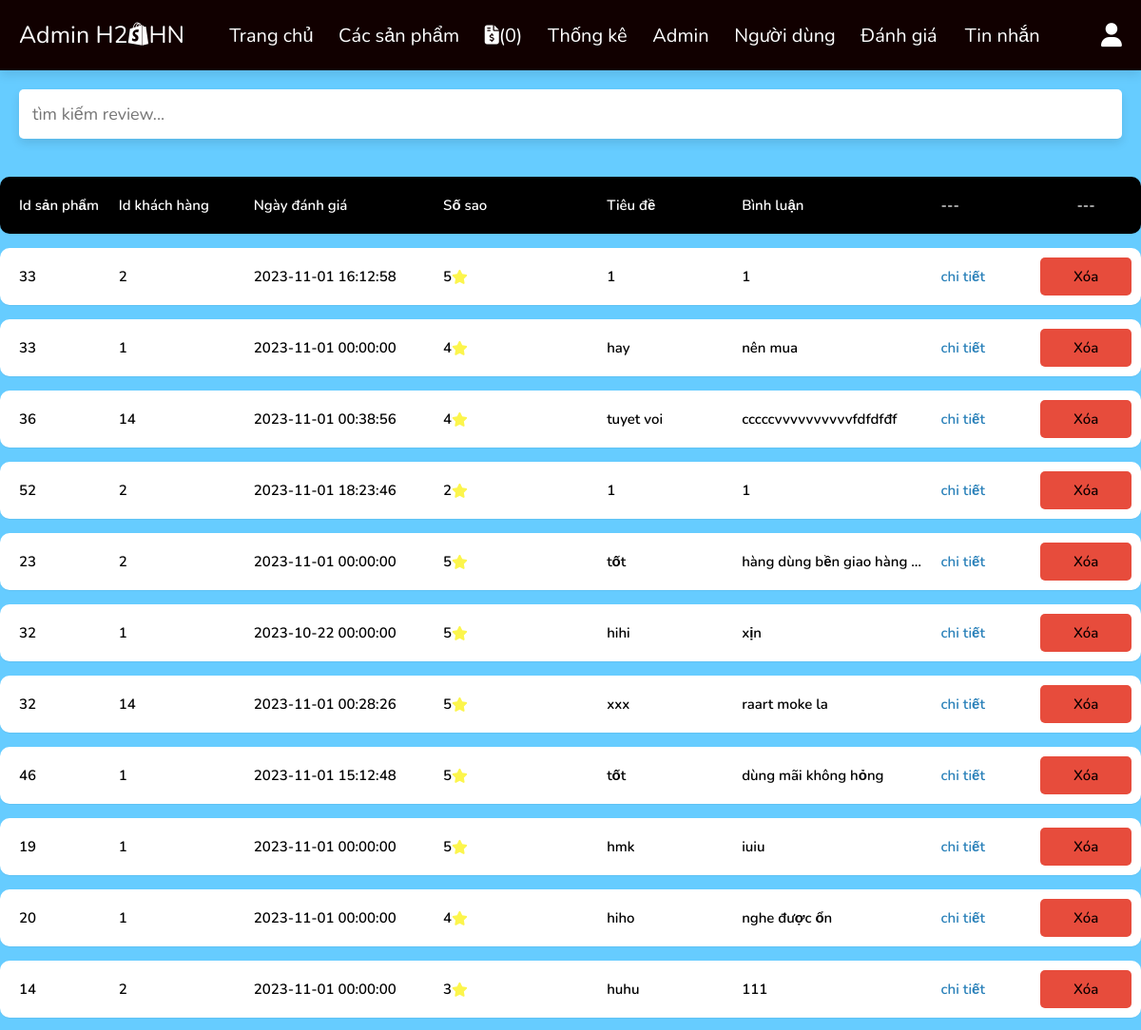
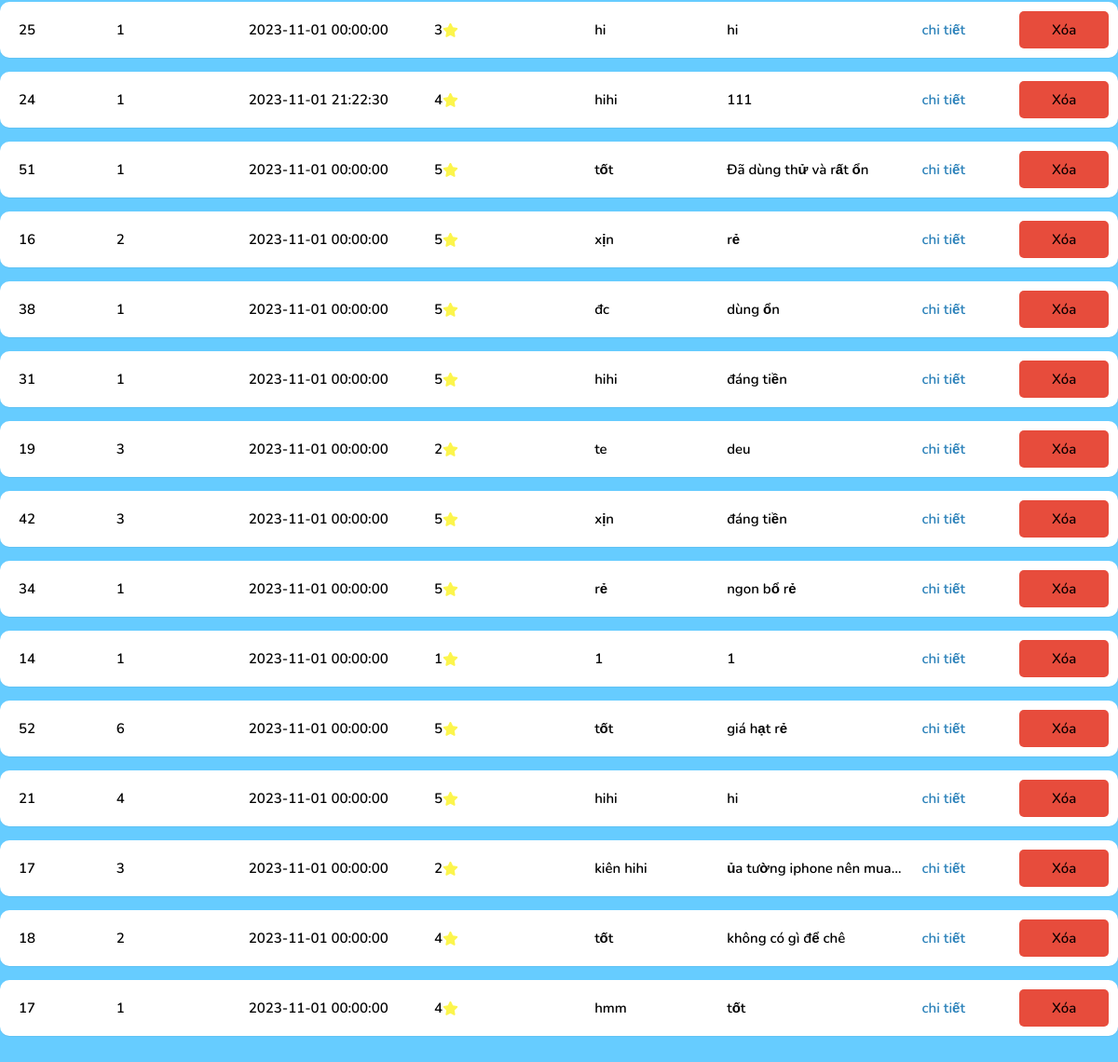
Page /admin/reviews.php (signed in) on the committed database (2 pictures, top to bottom).
### tables this page shows
CREATE TABLE `reviews` (
  `id` varchar(200) NOT NULL,
  `post_id` int(200) NOT NULL,
  `user_id` int(200) NOT NULL,
  `rating` varchar(1) NOT NULL,
  `title` varchar(100) NOT NULL,
  `description` varchar(1000) NOT NULL,
  `image_rv` varchar(200) NOT NULL,
  `date` datetime NOT NULL DEFAULT current_timestamp()
);

### admin/reviews.php (the view, shortened to what this page needs)
<?php
include '../components/connect.php';
?>
<!DOCTYPE html>
<html lang="en">
<head>
   <link rel="stylesheet" href="https://cdnjs.cloudflare.com/ajax/libs/font-awesome/6.1.1/css/all.min.css">
   <link rel="stylesheet" href="../css/admin_style.css">
</head>
<body>
<?php include '../components/admin_header.php'; ?>
<section class="search-form">
   <form action="" method="post">
      <input type="text" name="search_box" id="menu_search" placeholder="tìm kiếm review..." maxlength="100" class="box" onkeyup="searchfunc()" onclick="timkiemToggle()" required>
   </form>
</section>
<div class="review-bg">
   <section class="shopping-cart products">
      <div class="box-container">
      <form action="" method="post" class="box-cart" style="background-color: black;color:#fff;">
            <div class="id"> Id sản phẩm</div>
            <div class="name"> Id khách hàng</div>
            <div class="ngay"> Ngày đánh giá</div>
            <div class="vote"> Số sao</div>
            <div class="tieude"> Tiêu đề</div>
            <div class="binhluan"> Bình luận</div>
            <a href="#" style="color: #fff;">---</a>
            <a href="#" class="delete-btn" style="color: #fff;background-color: black;">---</a>
         </form>
         <?php
               $select_reviews = $conn->prepare("SELECT * FROM `reviews` ");
               $select_reviews->execute();
               if($select_reviews->rowCount() > 0){
                  while($fetch_reviews = $select_reviews->fetch(PDO::FETCH_ASSOC)){
         ?>
         <form action="" method="post" class="box-cart" id="menu_item">
            <div class="id"> <?= $fetch_reviews['post_id']; ?></div>
            <div class="name"> <?= $fetch_reviews['user_id']; ?></div>
            <div class="ngay"><?= $fetch_reviews['date']; ?></div>
            <div class="vote"> <?= $fetch_reviews['rating']; ?><i class="fas fa-star" style="color: #FCF54C;"></i></div>
            <div class="tieude"><?= $fetch_reviews['title']; ?></div>
            <div class="binhluan"> <?= $fetch_reviews['description']; ?></div>
            <a href="chi_tiết_reviews.php?rv=<?= $fetch_reviews['id']; ?>">chi tiết</a>
            <a href="reviews.php?delete=<?= $fetch_reviews['id']; ?>" class="delete-btn" onclick="return confirm('xóa tin nhắn này?');">xóa</a>
         </form>
         <?php
          }
         }else{
            echo '<p class="empty">chưa có review nào!</p>';
         }
         ?>
      </div>
   </section>
</div>
</body>
</html>

### components/admin_header.php (shortened to what this page needs)
<header class="header">
   <section class="flex">
      <a href="../admin/dashboard.php" class="logo"><span>Admin H2<i class="fa-brands fa-shopify"></i>HN</span></a>
      <nav class="navbar">
      <?php
         $count_orders_items = $conn->prepare("SELECT * FROM `orders` ");
         $count_orders_items->execute();
         $total_orders_counts = $count_orders_items->rowCount();
      ?>
         <a href="../admin/dashboard.php"><span>Trang chủ</span></a>
         <a href="../admin/products.php"><span>Các sản phẩm</a>
         <a href="../admin/đơn_hàng.php"><span><i class="fa-solid fa-file-invoice-dollar"></i>(<?= $total_orders_counts; ?>)</span></a>
         <a href="../admin/Thống_kê.php"><span>Thống kê</span></a>
         <a href="../admin/admin_accounts.php"><span>Admin</span></a>
         <a href="../admin/ql_người_dùng.php"><span>Người dùng</span></a>
         <a href="../admin/reviews.php"><span>Đánh giá </span></a>
         <a href="../admin/messages.php"><span>Tin nhắn</span></a>
      </nav>
      <div class="icons">
         <div id="user-btn" class="fas fa-user"></div>
      </div>
   </section>
</header>

### css/admin_style.css (style rules this page uses)
:root { --main-color:#2980b9; --green:#27ae60; --orange:#f39c12; --red:#e74c3c; --black:#444; --white:#fff; --light-color:#777; --light-bg:#f5f5f5; --border:.1rem solid var(--black); --box-shadow:0 .5rem 1rem rgba(0,0,0,.1); }
* { font-family: 'Nunito', sans-serif; margin:0; padding:0; box-sizing: border-box; outline: none; border:none; text-decoration: none; }
html { font-size: 62.5%; overflow-x: hidden; }
body { background-color: #66CCFF; }
section { padding:2rem; max-width: 1200px; margin:0 auto; }
.btn, .delete-btn, .option-btn { display: block; width: 100%; margin-top: 1rem; border-radius: .5rem; padding:1rem 3rem; font-size: 1.7rem; text-transform: capitalize; color:var(--white); cursor: pointer; text-align: center; }
.delete-btn { background-color: var(--red); }
.header { background-color: #110000; position: sticky; top:0; left:0; right:0; box-shadow: var(--box-shadow); z-index: 1000; }
.header .flex { background-color: #110000; display: flex; align-items: center; justify-content: space-between; position: relative; }
.header .flex .logo { border-radius: 4px; color: #fff; font-size: 2.5rem; color:var(--black); }
.header .flex .logo span { color:#fff; }
.header .flex .navbar a { border-radius: 4px; margin:0 1rem; font-size: 2rem; text-decoration: none; color:#fff; }
.header .flex .navbar a span { margin-left: 2px; margin-right: 2px; }
.header .flex .icons div { margin-left: 1.7rem; font-size: 2.5rem; cursor: pointer; color:#fff; }
.review-bg .products .box-container { display: grid; grid-template-columns: repeat(1, 120rem); margin-bottom: 50px; gap:1.5rem; justify-content: center; align-items: flex-start; }
.review-bg .products .box-container .box-cart { box-shadow: 0 1px 1px 0 rgba(0,0,0,.05); border-radius: 0.125rem; overflow: hidden; background: #fff; overflow: visible; border-radius: 10px; max-height: 500px; }
.review-bg .products .box-container .box-cart { display: flex; align-items: center; font-weight: 600; }
.review-bg .products .box-container .box-cart .id { margin-left: 20px; width: 100px; align-items: center; font-size: 1.5rem; }
.review-bg .products .box-container .box-cart .name { margin-left: 10px; width: 150px; align-items: center; font-size: 1.5rem; }
.review-bg .products .box-container .box-cart .vote { width: 150px; font-size: 1.5rem; font-weight: 600; display: flex; align-items: center; }
.review-bg .products .box-container .box-cart .ngay { font-size: 1.5rem; align-items: center; justify-content: center; flex-direction: column; width: 200px; margin-right: 10px; }
.review-bg .products .box-container .box-cart .tieude { word-wrap: break-word; margin-left: 30px; font-size: 1.5rem; width: 150px; }
.review-bg .products .box-container .box-cart .binhluan { width: 180px; overflow: hidden; white-space: nowrap; text-overflow: ellipsis; word-wrap: break-word; font-size: 1.5rem; width: 200px; }
.review-bg .products .box-container .box-cart a { margin-left: 20px; font-size: 1.5rem; align-items: center; justify-content: center; flex-direction: column; color: #2980b9; width: 100px; }
.review-bg .products .box-container .box-cart .delete-btn { margin: 10px; padding: 1rem; font-size: 1.5rem; align-items: center; justify-content: center; flex-direction: column; color: #110000; width: 100px; }
.search-form form { display: flex; gap:1rem; }
.search-form form input { width: 100%; border-radius: .5rem; background-color: var(--white); box-shadow: var(--box-shadow); padding:1.4rem; font-size: 1.8rem; color:var(--black); }

### rows in the picture
reviews: post "33", user "2", date "2023-11-01 16:12:58", rating "5", title "1", description "1"
reviews: post "33", user "1", date "2023-11-01 00:00:00", rating "4", title "hay", description "nên mua"
reviews: post "36", user "14", date "2023-11-01 00:38:56", rating "4", title "tuyet voi", description "cccccvvvvvvvvvvfdfdfđf"
reviews: post "52", user "2", date "2023-11-01 18:23:46", rating "2", title "1", description "1"
reviews: post "23", user "2", date "2023-11-01 00:00:00", rating "5", title "tốt", description "hàng dùng bền giao hàng…"
reviews: post "32", user "1", date "2023-10-22 00:00:00", rating "5", title "hihi", description "xịn"
reviews: post "32", user "14", date "2023-11-01 00:28:26", rating "5", title "xxx", description "raart moke la"
reviews: post "46", user "1", date "2023-11-01 15:12:48", rating "5", title "tốt", description "dùng mãi không hỏng"
reviews: post "19", user "1", date "2023-11-01 00:00:00", rating "5", title "hmk", description "iuiu"
reviews: post "20", user "1", date "2023-11-01 00:00:00", rating "4", title "hiho", description "nghe được ổn"
reviews: post "14", user "2", date "2023-11-01 00:00:00", rating "3", title "huhu", description "111"
reviews: post "25", user "1", date "2023-11-01 00:00:00", rating "3", title "hi", description "hi"
reviews: post "24", user "1", date "2023-11-01 21:22:30", rating "4", title "hihi", description "111"
reviews: post "51", user "1", date "2023-11-01 00:00:00", rating "5", title "tốt", description "Đã dùng thử và rất ổn"
reviews: post "16", user "2", date "2023-11-01 00:00:00", rating "5", title "xịn", description "rẻ"
reviews: post "38", user "1", date "2023-11-01 00:00:00", rating "5", title "đc", description "dùng ổn"
reviews: post "31", user "1", date "2023-11-01 00:00:00", rating "5", title "hihi", description "đáng tiền"
reviews: post "19", user "3", date "2023-11-01 00:00:00", rating "2", title "te", description "deu"
reviews: post "42", user "3", date "2023-11-01 00:00:00", rating "5", title "xịn", description "đáng tiền"
reviews: post "34", user "1", date "2023-11-01 00:00:00", rating "5", title "rẻ", description "ngon bổ rẻ"
reviews: post "14", user "1", date "2023-11-01 00:00:00", rating "1", title "1", description "1"
reviews: post "52", user "6", date "2023-11-01 00:00:00", rating "5", title "tốt", description "giá hạt rẻ"
reviews: post "21", user "4", date "2023-11-01 00:00:00", rating "5", title "hihi", description "hi"
reviews: post "17", user "3", date "2023-11-01 00:00:00", rating "2", title "kiên hihi", description "ủa tường iphone nên mua…"
reviews: post "18", user "2", date "2023-11-01 00:00:00", rating "4", title "tốt", description "không có gì để chê"
reviews: post "17", user "1", date "2023-11-01 00:00:00", rating "4", title "hmm", description "tốt"

### other values in the picture
$total_orders_counts "0"
